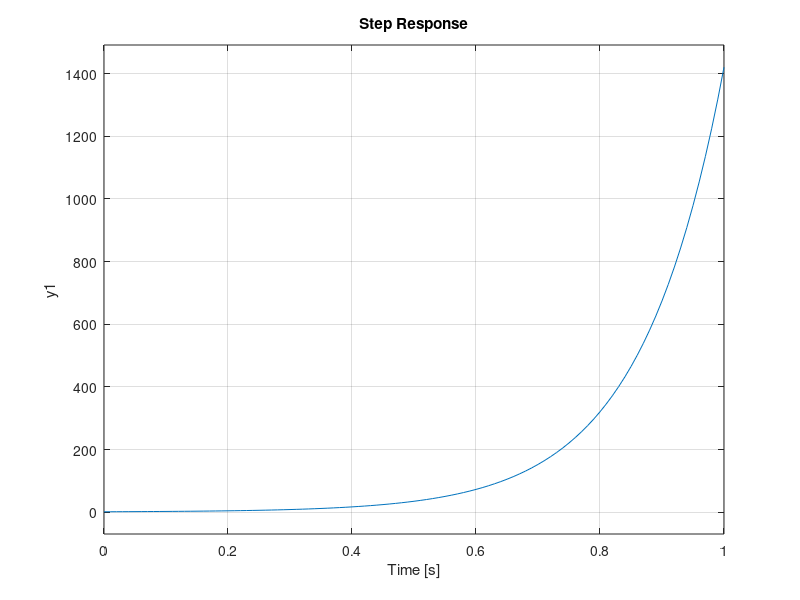

The MATLAB script that drew this image:
g = tf([10] ,[0.2 1 0]);
gf = feedback(g ,1);
step(gf)
gl = tf([0.18 1] ,[0.07 1]);
gc = g - gl;
gf = feedback(gc ,1);
step(gf)
